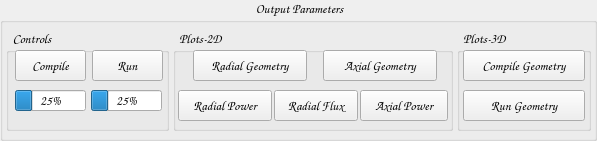
             <widget class="QGroupBox" name="groupBox_19">
              <property name="geometry">
               <rect>
                <x>0</x>
                <y>530</y>
                <width>597</width>
                <height>141</height>
               </rect>
              </property>
              <property name="font">
               <font>
                <family>Comic Sans MS</family>
                <pointsize>10</pointsize>
                <weight>75</weight>
                <bold>true</bold>
               </font>
              </property>
              <property name="styleSheet">
               <string notr="true">QGroupBox::title {
    subcontrol-origin: margin;
    subcontrol-position: top center; /* position at the top center */
    padding: 0 5px;
	background-color: transparent;
    border-radius: 5px;
}</string>
              </property>
              <property name="title">
               <string>Output Parameters</string>
              </property>
              <widget class="QGroupBox" name="groupBox_21">
               <property name="geometry">
                <rect>
                 <x>173</x>
                 <y>30</y>
                 <width>280</width>
                 <height>101</height>
                </rect>
               </property>
               <property name="font">
                <font>
                 <family>Comic Sans MS</family>
                 <pointsize>10</pointsize>
                 <weight>75</weight>
                 <bold>true</bold>
                </font>
               </property>
               <property name="styleSheet">
                <string notr="true">QGroupBox::title {
    subcontrol-origin: margin;
    subcontrol-position: top left; /* position at the top center */
    padding: 0 5px;
	background-color: transparent;
    border-radius: 5px;
}</string>
               </property>
               <property name="title">
                <string>Plots-2D</string>
               </property>
               <widget class="QPushButton" name="pushButton_33">
                <property name="geometry">
                 <rect>
                  <x>101</x>
                  <y>60</y>
                  <width>84</width>
                  <height>31</height>
                 </rect>
                </property>
                <property name="font">
                 <font>
                  <family>Comic Sans MS</family>
                  <pointsize>10</pointsize>
                  <weight>50</weight>
                  <bold>false</bold>
                 </font>
                </property>
                <property name="text">
                 <string>Radial Flux</string>
                </property>
               </widget>
               <widget class="QPushButton" name="pushButton_32">
                <property name="geometry">
                 <rect>
                  <x>187</x>
                  <y>60</y>
                  <width>88</width>
                  <height>31</height>
                 </rect>
                </property>
                <property name="font">
                 <font>
                  <family>Comic Sans MS</family>
                  <pointsize>10</pointsize>
                  <weight>50</weight>
                  <bold>false</bold>
                 </font>
                </property>
                <property name="text">
                 <string>Axial Power</string>
                </property>
               </widget>
               <widget class="QPushButton" name="pushButton_31">
                <property name="geometry">
                 <rect>
                  <x>5</x>
                  <y>60</y>
                  <width>94</width>
                  <height>31</height>
                 </rect>
                </property>
                <property name="font">
                 <font>
                  <family>Comic Sans MS</family>
                  <pointsize>10</pointsize>
                  <weight>50</weight>
                  <bold>false</bold>
                 </font>
                </property>
                <property name="text">
                 <string>Radial Power</string>
                </property>
                <property name="autoDefault">
                 <bool>false</bool>
                </property>
                <property name="default">
                 <bool>false</bool>
                </property>
                <property name="flat">
                 <bool>false</bool>
                </property>
               </widget>
               <widget class="QPushButton" name="pushButton_40">
                <property name="geometry">
                 <rect>
                  <x>20</x>
                  <y>20</y>
                  <width>114</width>
                  <height>31</height>
                 </rect>
                </property>
                <property name="font">
                 <font>
                  <family>Comic Sans MS</family>
                  <pointsize>10</pointsize>
                  <weight>50</weight>
                  <bold>false</bold>
                 </font>
                </property>
                <property name="text">
                 <string>Radial Geometry</string>
                </property>
               </widget>
               <widget class="QPushButton" name="pushButton_41">
                <property name="geometry">
                 <rect>
                  <x>150</x>
                  <y>20</y>
                  <width>114</width>
                  <height>31</height>
                 </rect>
                </property>
                <property name="font">
                 <font>
                  <family>Comic Sans MS</family>
                  <pointsize>10</pointsize>
                  <weight>50</weight>
                  <bold>false</bold>
                 </font>
                </property>
                <property name="text">
                 <string>Axial Geometry</string>
                </property>
               </widget>
              </widget>
              <widget class="QGroupBox" name="groupBox_20">
               <property name="geometry">
                <rect>
                 <x>6</x>
                 <y>30</y>
                 <width>163</width>
                 <height>101</height>
                </rect>
               </property>
               <property name="font">
                <font>
                 <family>Comic Sans MS</family>
                 <pointsize>10</pointsize>
                 <weight>75</weight>
                 <bold>true</bold>
                </font>
               </property>
               <property name="styleSheet">
                <string notr="true">QGroupBox::title {
    subcontrol-origin: margin;
    subcontrol-position: top left; /* position at the top center */
    padding: 0 5px;
	background-color: transparent;
    border-radius: 5px;
}</string>
               </property>
               <property name="title">
                <string>Controls</string>
               </property>
               <widget class="QPushButton" name="pushButton_29">
                <property name="geometry">
                 <rect>
                  <x>9</x>
                  <y>20</y>
                  <width>71</width>
                  <height>31</height>
                 </rect>
                </property>
                <property name="font">
                 <font>
                  <family>Comic Sans MS</family>
                  <pointsize>10</pointsize>
                  <weight>50</weight>
                  <bold>false</bold>
                 </font>
                </property>
                <property name="text">
                 <string>Compile</string>
                </property>
               </widget>
               <widget class="QPushButton" name="pushButton_30">
                <property name="geometry">
                 <rect>
                  <x>86</x>
                  <y>20</y>
                  <width>71</width>
                  <height>31</height>
                 </rect>
                </property>
                <property name="font">
                 <font>
                  <family>Comic Sans MS</family>
                  <pointsize>10</pointsize>
                  <weight>50</weight>
                  <bold>false</bold>
                 </font>
                </property>
                <property name="text">
                 <string>Run</string>
                </property>
               </widget>
               <widget class="QProgressBar" name="progressBar_5">
                <property name="geometry">
                 <rect>
                  <x>9</x>
                  <y>60</y>
                  <width>71</width>
                  <height>21</height>
                 </rect>
                </property>
                <property name="font">
                 <font>
                  <family>Comic Sans MS</family>
                  <pointsize>10</pointsize>
                  <weight>50</weight>
                  <bold>false</bold>
                 </font>
                </property>
                <property name="value">
                 <number>25</number>
                </property>
                <property name="textVisible">
                 <bool>true</bool>
                </property>
                <property name="invertedAppearance">
                 <bool>false</bool>
                </property>
               </widget>
               <widget class="QProgressBar" name="progressBar_6">
                <property name="geometry">
                 <rect>
                  <x>85</x>
                  <y>60</y>
                  <width>71</width>
                  <height>21</height>
                 </rect>
                </property>
                <property name="font">
                 <font>
                  <family>Comic Sans MS</family>
                  <pointsize>10</pointsize>
                  <weight>50</weight>
                  <bold>false</bold>
                 </font>
                </property>
                <property name="value">
                 <number>25</number>
                </property>
                <property name="textVisible">
                 <bool>true</bool>
                </property>
                <property name="invertedAppearance">
                 <bool>false</bool>
                </property>
               </widget>
              </widget>
              <widget class="QGroupBox" name="groupBox_22">
               <property name="geometry">
                <rect>
                 <x>457</x>
                 <y>30</y>
                 <width>134</width>
                 <height>101</height>
                </rect>
               </property>
               <property name="font">
                <font>
                 <family>Comic Sans MS</family>
                 <pointsize>10</pointsize>
                 <weight>75</weight>
                 <bold>true</bold>
                </font>
               </property>
               <property name="styleSheet">
                <string notr="true">QGroupBox::title {
    subcontrol-origin: margin;
    subcontrol-position: top left; /* position at the top center */
    padding: 0 5px;
	background-color: transparent;
    border-radius: 5px;
}</string>
               </property>
               <property name="title">
                <string>Plots-3D</string>
               </property>
               <widget class="QPushButton" name="pushButton_34">
                <property name="geometry">
                 <rect>
                  <x>6</x>
                  <y>20</y>
                  <width>122</width>
                  <height>31</height>
                 </rect>
                </property>
                <property name="font">
                 <font>
                  <family>Comic Sans MS</family>
                  <pointsize>10</pointsize>
                  <weight>50</weight>
                  <bold>false</bold>
                 </font>
                </property>
                <property name="text">
                 <string>Compile Geometry</string>
                </property>
               </widget>
               <widget class="QPushButton" name="pushButton_35">
                <property name="geometry">
                 <rect>
                  <x>6</x>
                  <y>60</y>
                  <width>122</width>
                  <height>31</height>
                 </rect>
                </property>
                <property name="font">
                 <font>
                  <family>Comic Sans MS</family>
                  <pointsize>10</pointsize>
                  <weight>50</weight>
                  <bold>false</bold>
                 </font>
                </property>
                <property name="text">
                 <string>Run Geometry</string>
                </property>
               </widget>
              </widget>
             </widget>
